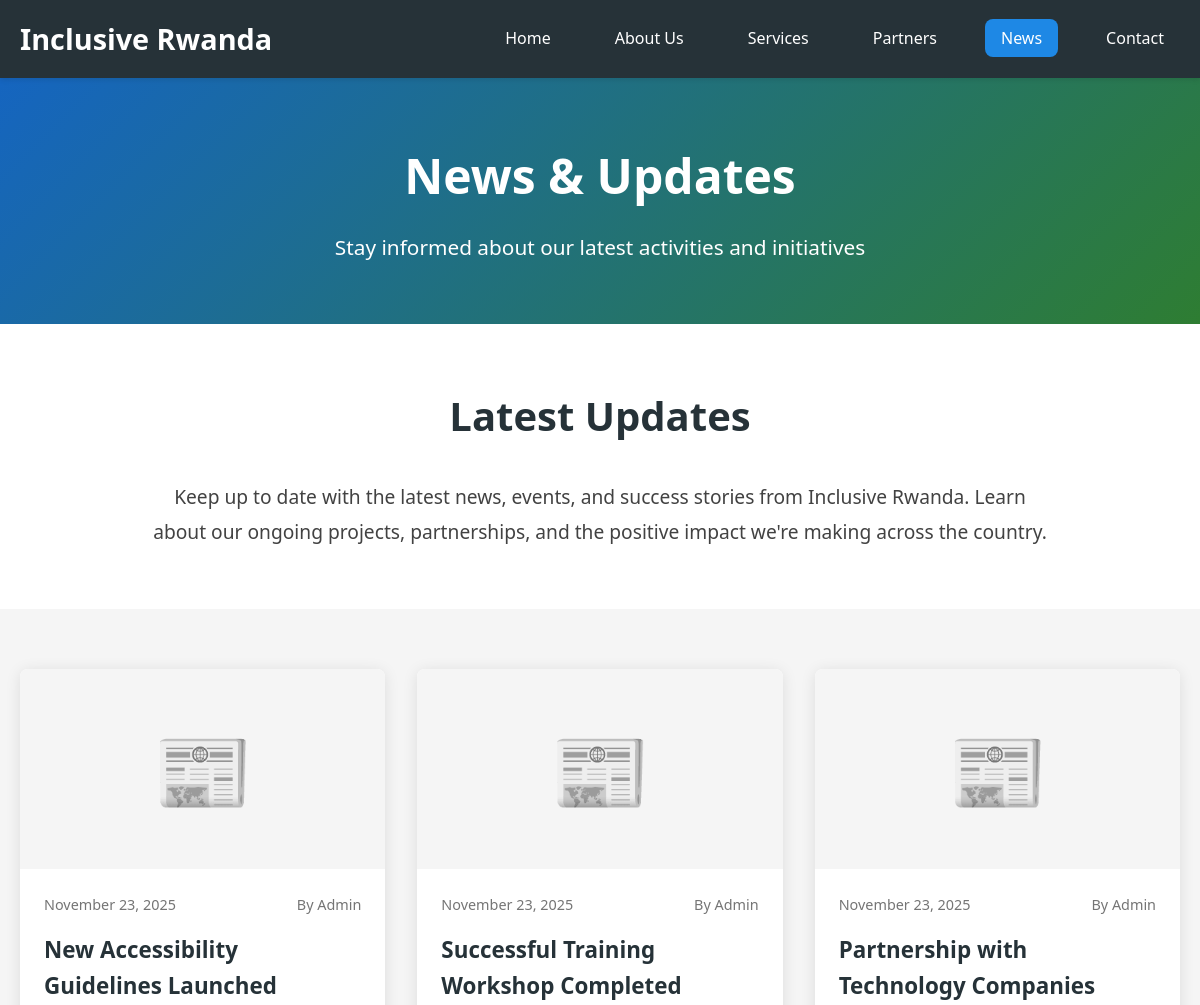
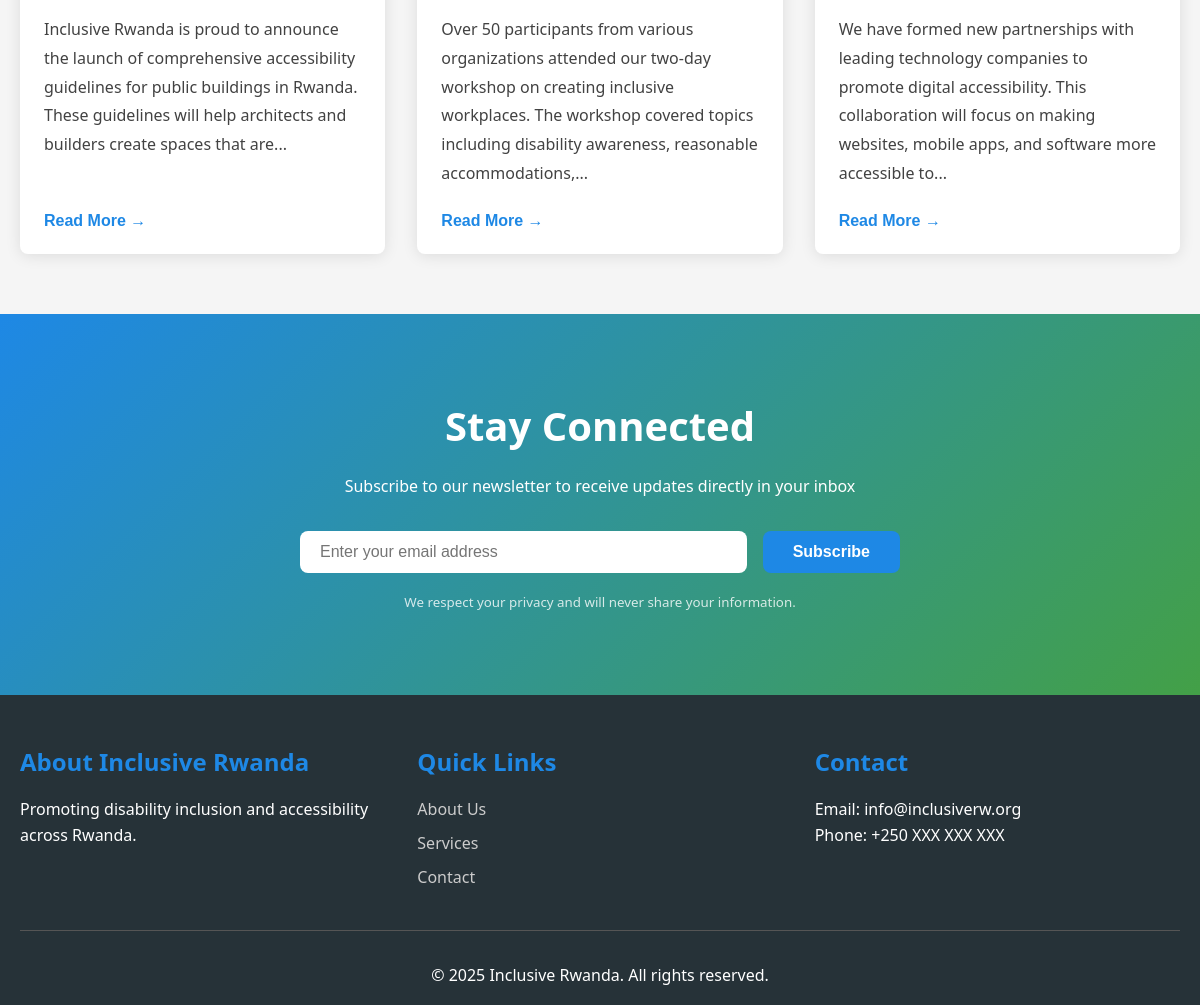
Page /news.php on the committed database (2 pictures, top to bottom).
### tables this page shows
CREATE TABLE IF NOT EXISTS news (
    id INT(11) AUTO_INCREMENT PRIMARY KEY,
    title VARCHAR(255) NOT NULL,
    content TEXT NOT NULL,
    image VARCHAR(255) DEFAULT NULL,
    author VARCHAR(100) DEFAULT 'Admin',
    published TINYINT(1) DEFAULT 1,
    created_at TIMESTAMP DEFAULT CURRENT_TIMESTAMP,
    updated_at TIMESTAMP DEFAULT CURRENT_TIMESTAMP ON UPDATE CURRENT_TIMESTAMP
);

### news.php (the view, shortened to what this page needs)
<?php
require_once 'includes/header.php';
$conn = getDBConnection();
$news = [];
$sql = "SELECT * FROM news WHERE published = 1 ORDER BY created_at DESC";
$result = $conn->query($sql);
if ($result && $result->num_rows > 0) {
    while ($row = $result->fetch_assoc()) {
        $news[] = $row;
    }
}
?>
<section class="page-header">
    <div class="container">
        <h1>News & Updates</h1>
        <p class="lead">Stay informed about our latest activities and initiatives</p>
    </div>
</section>
<section class="news-intro">
    <div class="container">
        <div class="intro-content">
            <h2>Latest Updates</h2>
            <p class="large-text">
                Keep up to date with the latest news, events, and success stories from
                Inclusive Rwanda. Learn about our ongoing projects, partnerships, and
                the positive impact we're making across the country.
            </p>
        </div>
    </div>
</section>
<section class="news-articles">
    <div class="container">
        <?php if (count($news) > 0): ?>
            <div class="news-grid">
                <?php foreach ($news as $article): ?>
                    <article class="news-card" aria-labelledby="news-<?php echo $article['id']; ?>">
                        <?php if (!empty($article['image'])): ?>
                            <div class="news-image">
                                <img
                                    src="<?php echo BASE_URL . 'admin/uploads/' . htmlspecialchars($article['image']); ?>"
                                    alt="<?php echo htmlspecialchars($article['title']); ?>"
                                    loading="lazy"
                                >
                            </div>
                        <?php else: ?>
                            <div class="news-image-placeholder" aria-hidden="true">
                                📰
                            </div>
                        <?php endif; ?>
                        <div class="news-content">
                            <div class="news-meta">
                                <span class="news-date">
                                    <time datetime="<?php echo date('Y-m-d', strtotime($article['created_at'])); ?>">
                                        <?php echo date('F j, Y', strtotime($article['created_at'])); ?>
                                    </time>
                                </span>
                                <span class="news-author">
                                    By <?php echo htmlspecialchars($article['author']); ?>
                                </span>
                            </div>
                            <h3 id="news-<?php echo $article['id']; ?>">
                                <?php echo htmlspecialchars($article['title']); ?>
                            </h3>
                            <div class="news-excerpt">
                                <?php
                                    $excerpt = substr($article['content'], 0, 200);
                                    $lastSpace = strrpos($excerpt, ' ');
                                    if ($lastSpace !== false) {
                                        $excerpt = substr($excerpt, 0, $lastSpace);
                                    }
                                    echo htmlspecialchars($excerpt) . '...';
                                ?>
                            </div>
                            <button
                                class="btn-read-more"
                                onclick="showFullArticle(<?php echo $article['id']; ?>)"
                                aria-label="Read full article: <?php echo htmlspecialchars($article['title']); ?>"
                            >
                                Read More →
                            </button>
                        </div>
                    </article>
                <?php endforeach; ?>
            </div>
        <?php else: ?>
            <div class="no-content">
                <p>No news articles available at the moment. Please check back soon!</p>
            </div>
        <?php endif; ?>
    </div>
</section>
<section class="newsletter-signup">
    <div class="container">
        <div class="newsletter-content">
            <h2>Stay Connected</h2>
            <p>Subscribe to our newsletter to receive updates directly in your inbox</p>
            <form class="newsletter-form" onsubmit="return false;">
                <input
                    type="email"
                    placeholder="Enter your email address"
                    required
                    aria-label="Email address for newsletter"
                >
                <button type="submit" class="btn btn-primary">Subscribe</button>
            </form>
            <small>We respect your privacy and will never share your information.</small>
        </div>
    </div>
</section>
<?php require_once 'includes/footer.php'; ?>

### assets/css/main.css (style rules this page uses)
* { margin: 0; padding: 0; box-sizing: border-box; }
:root { --primary-color: #1E88E5; --secondary-color: #43A047; --dark-color: #263238; --light-color: #F5F5F5; --text-color: #424242; --border-radius: 8px; --transition: all 0.3s ease; }
body { font-family: 'Segoe UI', Tahoma, Geneva, Verdana, sans-serif; line-height: 1.6; color: var(--text-color); background-color: #fff; font-size: 16px; }
.container { max-width: 1200px; margin: 0 auto; padding: 0 20px; }
h1, h2, h3, h4 { margin-bottom: 1rem; color: var(--dark-color); }
h2 { font-size: 2.5rem; text-align: center; margin-bottom: 2rem; }
h3 { font-size: 1.5rem; }
.btn { display: inline-block; padding: 12px 30px; border-radius: var(--border-radius); font-weight: 600; text-align: center; cursor: pointer; transition: var(--transition); border: none; font-size: 1rem; }
.btn-primary { background-color: var(--primary-color); color: white; }
.page-header { background: linear-gradient(135deg, #1565C0, #2E7D32); color: white; padding: 60px 0; text-align: center; }
.page-header h1 { font-size: 3rem; margin-bottom: 1rem; color: white; }
.page-header .lead { font-size: 1.3rem; font-weight: 300; max-width: 700px; margin: 0 auto; }
.large-text { font-size: 1.2rem; line-height: 1.8; color: var(--text-color); }
.intro-content { max-width: 900px; margin: 0 auto; text-align: center; }
.news-intro { padding: 60px 0; background: white; }
.news-articles { padding: 60px 0; background-color: var(--light-color); }
.news-grid { display: grid; grid-template-columns: repeat(auto-fill, minmax(350px, 1fr)); gap: 2rem; }
.news-card { background: white; border-radius: var(--border-radius); overflow: hidden; box-shadow: 0 2px 15px rgba(0,0,0,0.1); transition: var(--transition); display: flex; flex-direction: column; }
.news-image-placeholder { width: 100%; height: 200px; background: var(--light-color); display: flex; align-items: center; justify-content: center; font-size: 5rem; }
.news-content { padding: 1.5rem; flex-grow: 1; display: flex; flex-direction: column; }
.news-meta { display: flex; justify-content: space-between; margin-bottom: 1rem; font-size: 0.9rem; color: #757575; }
.news-date, .news-author { display: inline-block; }
.news-content h3 { color: var(--dark-color); margin-bottom: 1rem; font-size: 1.4rem; }
.news-excerpt { line-height: 1.8; margin-bottom: 1.5rem; flex-grow: 1; color: var(--text-color); }
.btn-read-more { background: none; border: none; color: var(--primary-color); font-weight: 600; cursor: pointer; padding: 0; font-size: 1rem; transition: var(--transition); align-self: flex-start; }
.newsletter-signup { background: linear-gradient(135deg, var(--primary-color), var(--secondary-color)); color: white; padding: 80px 0; }
.newsletter-content { max-width: 600px; margin: 0 auto; text-align: center; }
.newsletter-content h2 { color: white; margin-bottom: 1rem; }
.newsletter-form { display: flex; gap: 1rem; margin: 2rem 0 1rem; }
.newsletter-form input[type="email"] { flex: 1; padding: 12px 20px; border: none; border-radius: var(--border-radius); font-size: 1rem; }
.newsletter-form button { white-space: nowrap; }
.newsletter-content small { color: rgba(255, 255, 255, 0.8); }

### rows in the picture
news: created_at "November 23, 2025", author "Admin", title "New Accessibility Guidelines Launched", content "Inclusive Rwanda is proud to announce the launch of comprehensive accessibility guidelines for public buildings in Rwanda. These guidelines will help architects and builders create spaces that are"
news: created_at "November 23, 2025", author "Admin", title "Successful Training Workshop Completed", content "Over 50 participants from various organizations attended our two-day workshop on creating inclusive workplaces. The workshop covered topics including disability awareness, reasonable accommodations,"
news: created_at "November 23, 2025", author "Admin", title "Partnership with Technology Companies", content "We have formed new partnerships with leading technology companies to promote digital accessibility. This collaboration will focus on making websites, mobile apps, and software more accessible to"
